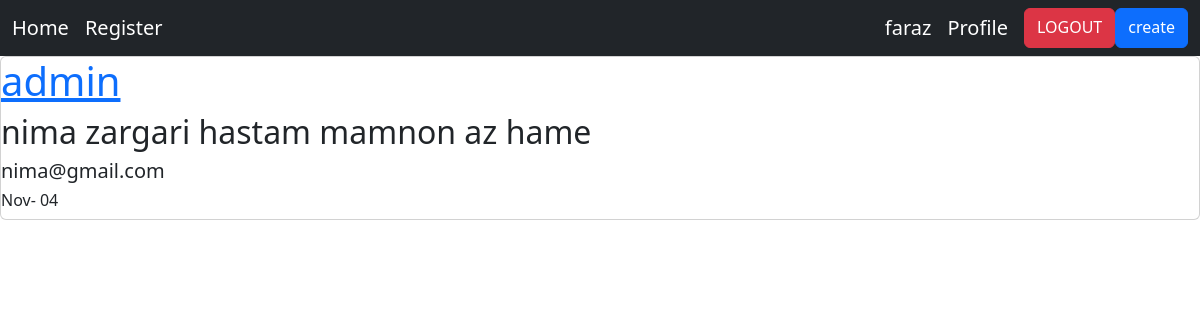
The app's page /post/2/nima-zargari-hastam-mamnon-az-hame/ (signed in) with its own data.
### home/models.py (models this page shows, shortened)
class Post(models.Model):
    user = models.ForeignKey(User, on_delete=models.CASCADE)
    body = models.TextField()
    slug = models.SlugField()
    created = models.DateTimeField(auto_now_add=True)
    update = models.DateTimeField(auto_now=True)

### home/views.py (the view)
# urls.py: path('post/<int:post_id>/<slug:post_slug>/', views.PostDetailView.as_view(), name='post_detail'),
class PostDetailView(View):
    def get(self, request, post_id, post_slug):
        post_detail = Post.objects.get(pk=post_id, slug=post_slug)
        return render(request, 'home/post_detail.html', {'details': post_detail})

### home/templates/home/post_detail.html (shortened to what this page needs)
{% extends 'base.html' %}
{% block content %}
<div class="card">
    <h1><a href="{% url 'accounts:profile_user' details.user.id %}" > {{ details.user }}</a></h1>
    <h2> {{ details.body }}</h2>
    <h5>{{ details.user.email }}</h5>
    <h6>{{ details.created|date:"M- d"}}</h6>
</div>
{% endblock %}

### templates/inc/navbar.html
<nav class="navbar navbar-expand-lg navbar-dark bg-dark">
  <div class="container-fluid">
      <div class=" navbar-nav">
          <a class="navbar-brand" href="{% url 'home:home' %}">Home</a>
          <a class="navbar-brand" href="{% url 'accounts:register_user' %}">Register</a>
      </div>
      <form class="d-flex" >
             {% if user.is_authenticated %}
               <a href="" class="navbar-brand">{{ user.username }}</a>
               <a class="navbar-brand" href="{% url 'accounts:profile_user' request.user.id %}">Profile</a>
               <a href="{% url 'accounts:logout_user' %}" class="btn btn-danger">LOGOUT</a>
               <a href="{% url 'home:post_create' %}" class="btn btn-primary">create</a>
             {% else %}
               <a href="{% url 'accounts:login_user' %}" class="btn btn-success">LOGIN</a>
             {% endif %}
        </form>
  </div>
</nav>

### records on screen
Post: user "admin", body "nima zargari hastam mamnon az hame", user.email "nima@gmail.com", created "Nov- 04"

### other values on screen
{{ user.username }} "faraz"
